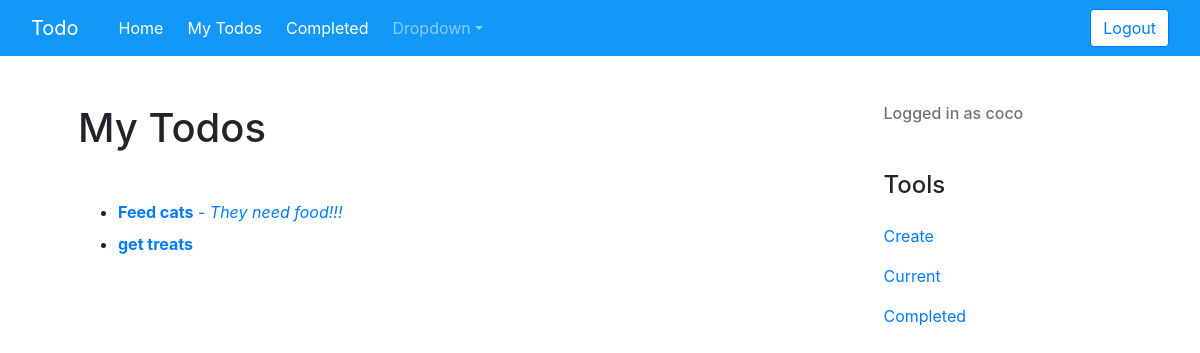
Before: /current/ (signed in) with the older database file.
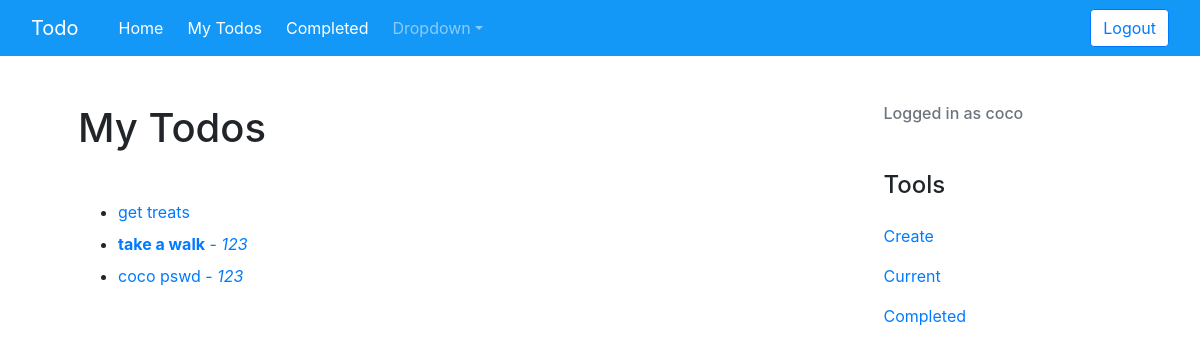
After: the same page with the newer database file.
### todo/models.py (models this page shows, shortened)
class Todo(models.Model):
    title = models.CharField(max_length=100)
    memo = models.TextField(blank=True)
    created = models.DateTimeField(auto_now_add=True)
    datecompleted = models.DateTimeField(null=True, blank=True)
    important = models.BooleanField(default=False)
    user = models.ForeignKey(User, on_delete=models.CASCADE)
    quantity = models.CharField(max_length=100, blank=True)
    photo_main = models.ImageField(upload_to='photos/%Y/%m%d/', blank=True, null=True)
    need_by_date = models.CharField(max_length=100, blank=True, null=True)

### todo/views.py (the view)
# urls.py: path('current/', views.currenttodos, name='currenttodos'),
@login_required
def currenttodos(request):
    todos = Todo.objects.filter(user=request.user, datecompleted__isnull=True)
    return render(request, 'todo/currenttodos.html', {'todos':todos})

### todo/templates/todo/currenttodos.html
{% extends 'todo/base.html' %}
{% block content %}
        <h1 class="mb-5">My Todos</h1>
    <ul>
        {% for todo in todos %}
        <li class="mb-2">
            <a href="{% url 'viewtodo' todo.id %}">
            {% if todo.important %}<b>{% endif %}{{ todo.title }}{% if todo.important %}</b>{% endif %}
            {% if todo.memo %} -
                {% if todo.memo %}<em>{% endif %} {{ todo.memo }} {% if todo.memo %}</em>{% endif %}
            {% endif %}
            </a>
        </li>
        {% endfor %}
    </ul>
    </div>
{% endblock %}

### todo/templates/todo/base.html (shortened to what this page needs)
{% load static %}
<!DOCTYPE html>
<html>
    <head>
        <link rel="stylesheet" href="https://stackpath.bootstrapcdn.com/bootstrap/4.5.2/css/bootstrap.min.css">
        <link rel="stylesheet" href="https://cdnjs.cloudflare.com/ajax/libs/font-awesome/5.8.2/css/all.css" />
        <link rel="stylesheet" href="static/css/style.css">
    </head>
    <body>
    {% include 'partials/_navbar.html' %}
    <div class="container p-5">
      <div class="row">
        <div class="col-md-9">
          {% block content %}{% endblock %}
        <div class="col-md-3 ml-auto">
          {% if user.is_authenticated %}
            <h6 class="text-secondary pb-4"> Logged in as {{ user.username }} </h6>
          <h4 class="my-4">Tools</h4>
          <p><a href="{% url 'createtodo' %}">Create</a></p>
          <p><a href="{% url 'currenttodos' %}">Current</a></p>
          <p><a href="{% url 'completed' %}">Completed</a></p>
          {% endif %}
        </div>
      </div>
    </div>
</body>
</html>

### todo/templates/partials/_navbar.html (shortened to what this page needs)
<nav class="navbar navbar-dark" style="background-color:  #1498f7;">
    <div class="container-fluid">
      <a class="navbar-brand" href="#">Todo</a>
      <ul class="nav navbar-nav d-flex flex-row mr-auto">
        <li class="nav-item active mx-4"><a href="{% url 'home' %}" class="nav-link" style="color: white;">Home</a></li>
        <li class="nav-item mr-4"><a href="{% url 'currenttodos' %}" class="nav-link" style="color: white;">My Todos</a></li>
        <li class="nav-item mr-4"><a href="{% url 'completed' %}" class="nav-link" style="color: white;">Completed</a></li>
        <li class="nav-item dropdown mr-4">
          <a class="nav-link dropdown-toggle" href="#" id="navbarDropdown" role="button" data-bs-toggle="dropdown-menu" aria-expanded="false">
          Dropdown</a>
        </li>
      </ul>
      <ul class="nav navbar-nav navbar-right d-flex flex-row" >
        <li>
          {% if user.is_authenticated %}
          <form action="{% url 'logoutuser' %}" method='POST'>
              <button class="btn btn-outline-primary bg-white" type='submit'>Logout</button>
          </form>
          {% else %}
            <a href="{% url 'loginuser' %}" style="color: white;"><i class="fas fa-sign-in-alt" style="color: white;">&nbsp;</i> Login</a></li>
            <li class="mx-4"><a href="{% url 'signupuser' %}" style="color: white;"><i class="fas fa-user" style="color: white;">&nbsp;</i> Sign Up</a></li>
          {% endif %}
      </ul>
    </div>
  </nav>

Changed rows visible on the page:
no longer on this page (row edited): Todo: title "Feed cats", memo "They need food!!!"
changed Todo "get treats": important True → False (drawn)
added Todo: title "take a walk", memo "123"
added Todo: title "coco pswd", memo "123"
